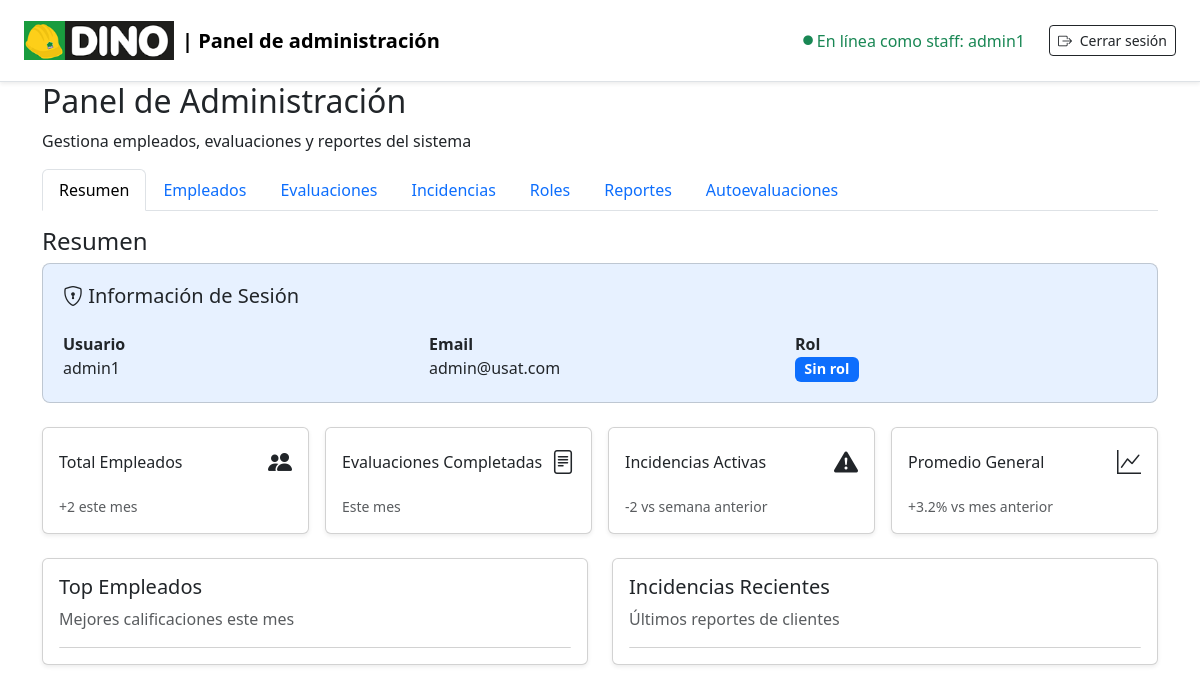
The page /admin_panel/ (signed in) on the database as committed earlier.
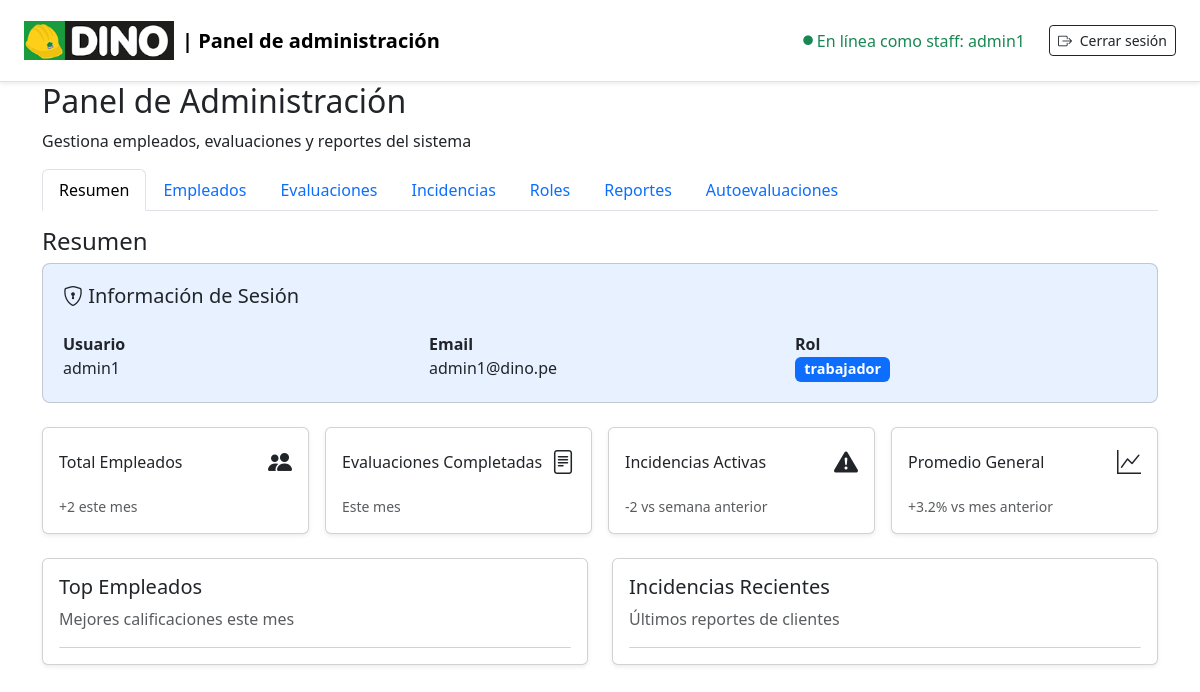
The same page on the database as committed later.
### core/models.py (models this page shows, shortened)
class Usuario(AbstractUser):
    ROL_TIPOS = [
        ('cliente', 'Cliente'),
        ('trabajador', 'Trabajador'),
    ]
    rol = models.CharField(
        max_length=20, choices=ROL_TIPOS, blank=True, null=True)
    rol_admin = models.ForeignKey(
        Rol, on_delete=models.SET_NULL, null=True, blank=True, related_name='usuarios')
    puesto = models.ForeignKey(
        Puesto, on_delete=models.SET_NULL, null=True, blank=True)

### core/views.py (the view)
# urls.py: path('admin_panel/', views.admin_dashboard, name='admin_dashboard'),
def admin_dashboard(request):
    return render(request, 'admin_panel.html')

### templates/admin_panel.html (shortened to what the changed rows need)
{% load static %}
<!DOCTYPE html>
<html lang="es">
<head>
    <link href="https://cdn.jsdelivr.net/npm/bootstrap@5.3.0/dist/css/bootstrap.min.css" rel="stylesheet">
    <link href="https://cdn.jsdelivr.net/npm/bootstrap-icons@1.10.5/font/bootstrap-icons.css" rel="stylesheet">
</head>
<body>
  <nav class="navbar navbar-light bg-white border-bottom shadow-sm px-4 py-3">
    <div class="d-flex align-items-center gap-4">
      <span class="text-success fw-medium d-flex align-items-center">
        <i class="bi bi-circle-fill me-1" style="font-size: 0.6rem;"></i> En línea como staff: {{ request.user.get_full_name|default:request.user.username }}
      </span>
      <form action="{% url 'logout' %}" method="post" style="display: inline;">
        <button type="submit" class="btn btn-outline-dark btn-sm">
        </button>
      </form>
    </div>
  </nav>
<div class="container">
    <h2>Panel de Administración</h2>
    <div class="tab-content mt-3" id="adminTabsContent">
        <div class="tab-pane fade show active" id="resumen" role="tabpanel" aria-labelledby="resumen-tab">
            <div class="card mb-4" style="background-color: #e7f1ff; border-radius: 8px; padding: 20px;">
              <div class="row mt-3">
                <div class="col-md-4">
                  <strong>Usuario</strong><br>
                  {{ request.user.get_full_name|default:request.user.username }}
                </div>
                <div class="col-md-4">
                  <strong>Email</strong><br>
                  {{ request.user.email }}
                </div>
                <div class="col-md-4">
                  <strong>Rol</strong><br>
                  <span class="badge bg-primary" style="font-size: 0.9em;">
                    {% if request.user.rol %}
                      {{ request.user.rol }}
                    {% else %}
                      Sin rol
                    {% endif %}
                  </span>
                </div>
              </div>
            </div>
        </div>
</body>
</html>

Rows that differ between the two databases and show on the page:
changed Usuario "admin1": user.email "admin@usat.com" → "admin1@dino.pe"; user.rol (not shown) → "trabajador"
Other text that changed with them:
text no longer shown: "Sin rol"
